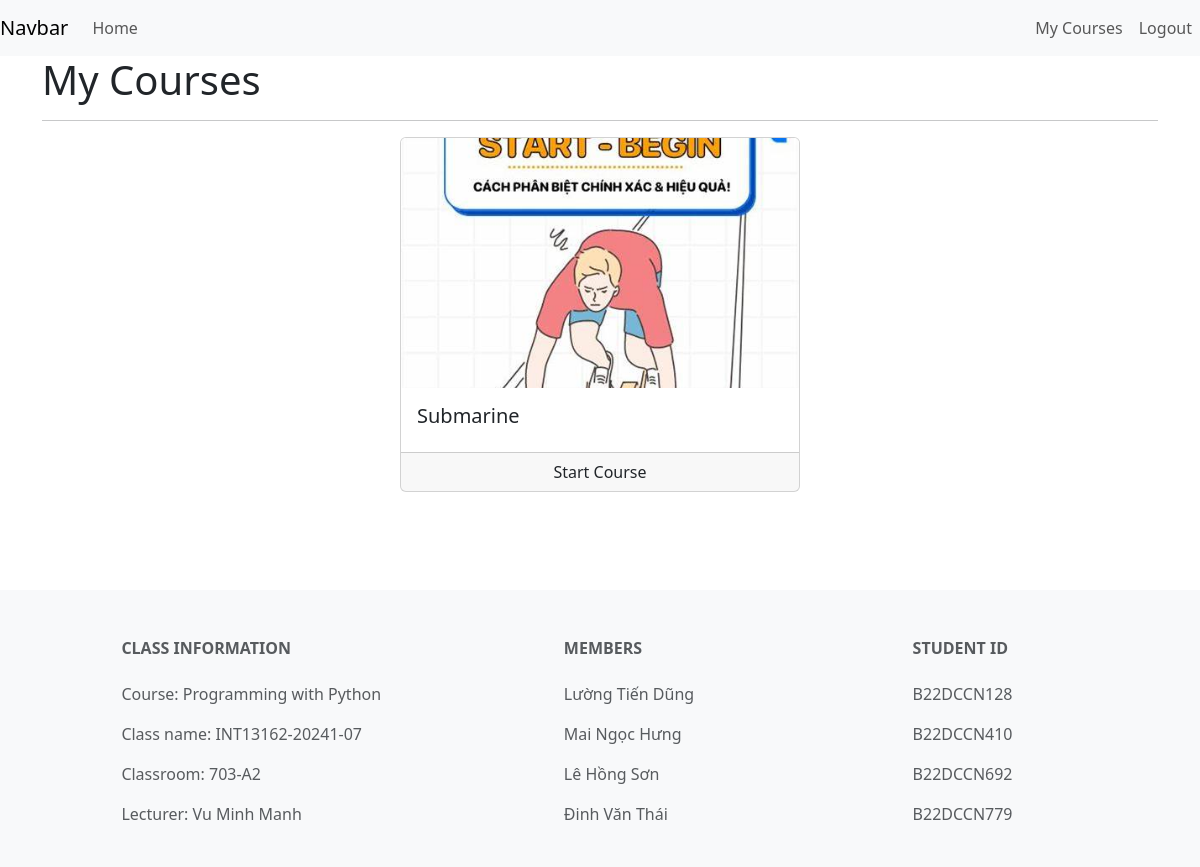
The page /my-courses/ (signed in) on the database as committed earlier.
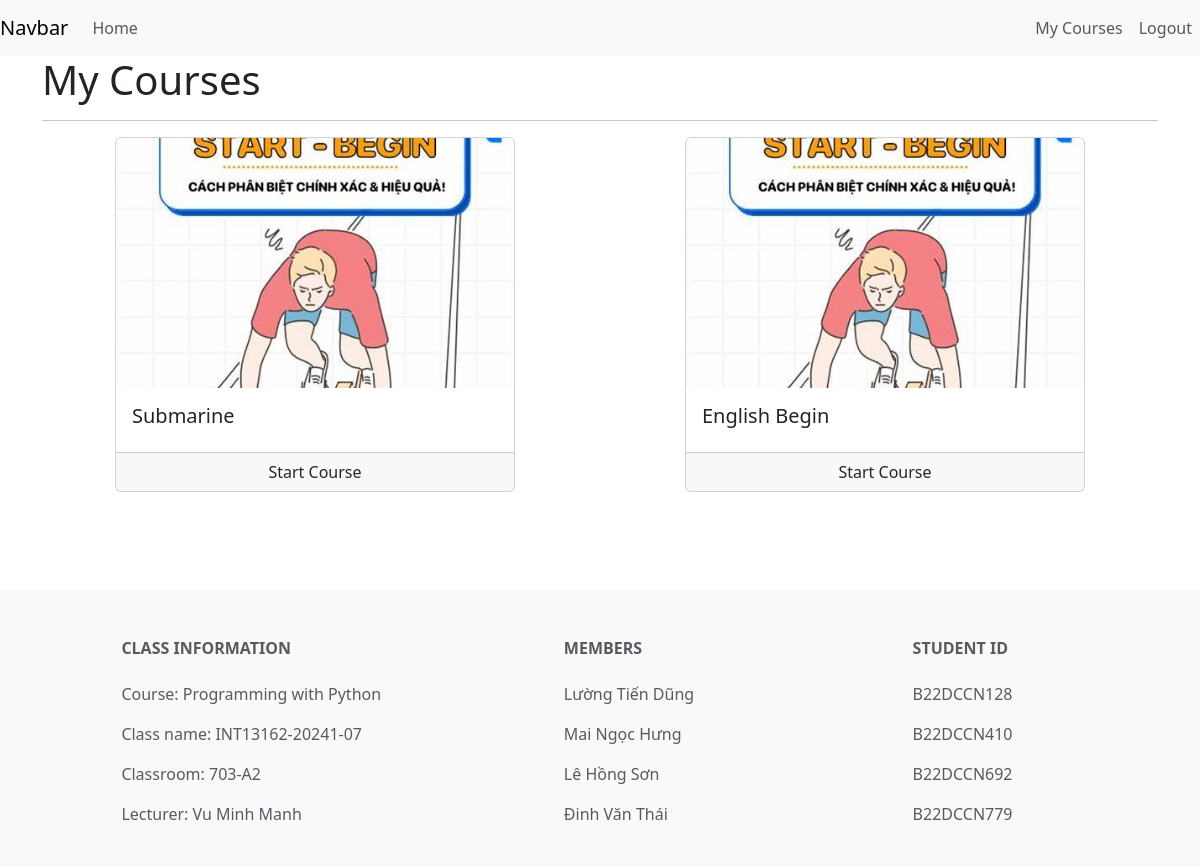
The same page on the database as committed later.
### courses/models.py (models this page shows, shortened)
class UserCourse(models.Model):
    user = models.ForeignKey(User , null = False , on_delete=models.CASCADE)
    course = models.ForeignKey(Course , null = False , on_delete=models.CASCADE)
    date = models.DateTimeField(auto_now_add=True)

class Course(models.Model):
    name = models.CharField(max_length=500)
    slug = models.SlugField(max_length=500, unique=True, null=False,default='default-slug')
    description = models.CharField(max_length=500, null=True, blank=True)
    discount = models.IntegerField(null=False,default=0)
    price = models.IntegerField(null=False)
    active = models.BooleanField(default=False)
    thumbnail = models.ImageField(upload_to="files/thumbnail")
    date = models.DateTimeField(auto_now_add=True)
    length = models.IntegerField(null=False)

### courses/views.py (the view)
# urls.py: path('my-courses/',my_courses,name='my-courses'),
@login_required(login_url='/login')
def my_courses(request):
    user = request.user
    user_courses = UserCourse.objects.filter(user=user)
    context = {
        'user_courses' : user_courses
    }
    return render(request,template_name='courses/my_course.html',context=context)

### courses/templates/courses/my_course.html (shortened to what this page needs)
{% extends 'courses/base.html' %}
{% load course_custom_tags %}
{%block content%}
<div class="container">
    <p class="display-6">My Courses </p>
    <hr>
    <div class="row">
       {% for uc in user_courses %}
       <div class="col mx-auto">
           <div class="card mx-auto" style="width: 25rem;">
               <img class="card-img-top" src="{{uc.course.thumbnail.url}}" alt="Card image cap" style="height: 250px; object-fit: cover;">
               <div class="card-body">
                   <h5 class="card-title">{{uc.course.name}}</h5>
               </div>
               <div class="card-footer p-0">
                   <div class="row no-gutters">
                       <div class="col border-right">
                           <a href="/course/{{uc.course.slug}}" class="btn w-100">
                            Start Course
                        </a>
                       </div>
                   </div>
               </div>
           </div>
           <br>
           <br>
       </div>
       {% endfor %}
   </div>
 </div>
{%endblock%}

Rows that differ between the two databases and show on the page:
added UserCourse: course.thumbnail (picture), course.name "English Begin"
